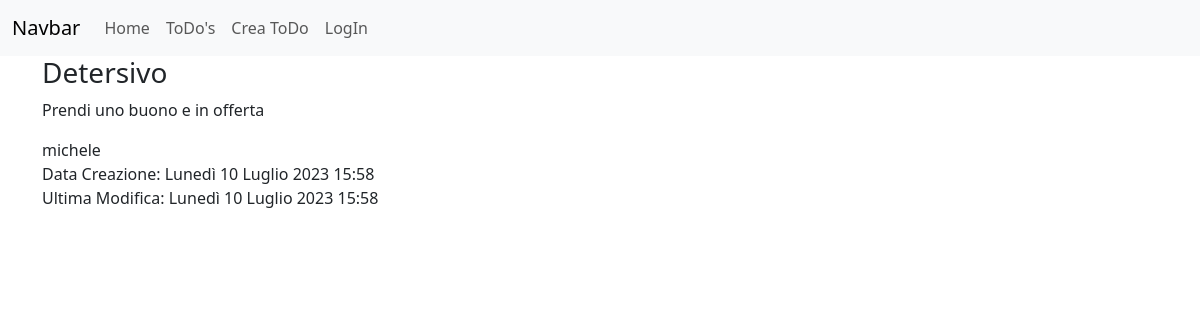
Page /todo/1 on the earlier database version.
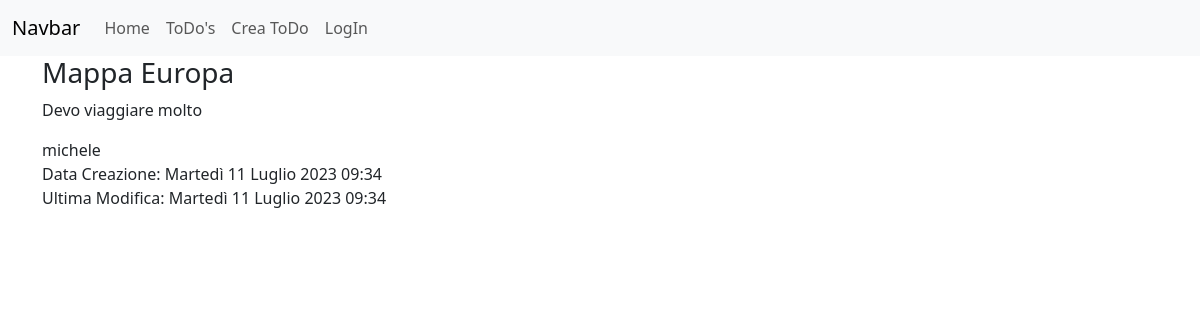
Same page on the later database version.
### main/models.py (models this page shows, shortened)
class ToDo(models.Model):
    autore = models.ForeignKey(User, on_delete = models.CASCADE)
    categoria = models.ForeignKey(ToDoCategory, on_delete=models.CASCADE, default=None)
    img = models.ImageField(default=None, upload_to='img')
    titolo = models.CharField('Titolo del ToDo',max_length = 200,default=None)
    task = models.TextField('Descrizione del Task')
    create_at = models.DateTimeField(auto_now_add=True)
    update_at = models.DateTimeField(auto_now_add=True)

### main/views.py (the view)
# urls.py: path('todo/<int:todo_id>', views.todo, name='todo'),
def todo(request,todo_id):
    todo = ToDo.objects.get(pk=todo_id)
    return render(request, 'main/todo.html', {'todo':todo})

### main/templates/main/todo.html (shortened to what this page needs)
{% extends 'base.html' %}
{% block contenuto %}
<h3>{{ todo.titolo }}</h3>
<p>{{ todo.task }}</p>
<p>{{ todo.autore }}<br>Data Creazione: {{ todo.create_at }} <br>Ultima Modifica: {{ todo.update_at }} </p>
{% endblock contenuto %}

### main/templates/base.html (shortened to what this page needs)
<!doctype html>
<html lang="it">
  <head>
    <link href="https://cdn.jsdelivr.net/npm/bootstrap@5.3.0/dist/css/bootstrap.min.css" rel="stylesheet">
  </head>
  <body>
    <nav class="navbar navbar-expand-lg bg-body-tertiary">
      <div class="container-fluid">
        <a class="navbar-brand" href="#">Navbar</a>
        <div class="collapse navbar-collapse" id="navbarNav">
          <ul class="navbar-nav">
            <li class="nav-item">
              <a class="nav-link" href="{% url 'index' %}">Home</a>
            </li>
            <li class="nav-item">
              <a class="nav-link" href="{% url 'todos' %}">ToDo's</a>
            </li>
            <li class="nav-item">
              <a class="nav-link" href="{% url 'crea_todo' %}">Crea ToDo</a>
            </li>
            {% if user.is_authenticated %}
            <span class="navbar-text">Sei loggato come {{ user.username}}</span>
            <li class="nav-item">
              <a class="nav-link" href="/logout">LogOut</a>
            </li>
            {% else %}
            <li class="nav-item">
              <a class="nav-link" href="/login">LogIn</a>
            </li>
            {% endif %}
          </ul>
        </div>
      </div>
    </nav>
    <div class="container">
    {% block contenuto %}{% endblock contenuto %}
    </div>
  </body>
</html>

Differences in the rows shown:
changed ToDo "michele": titolo "Detersivo" → "Mappa Europa"; task "Prendi uno buono e in offerta" → "Devo viaggiare molto"; create_at "Lunedì 10 Luglio 2023 15:58" → "Martedì 11 Luglio 2023 09:34"; update_at "Lunedì 10 Luglio 2023 15:58" → "Martedì 11 Luglio 2023 09:34"
